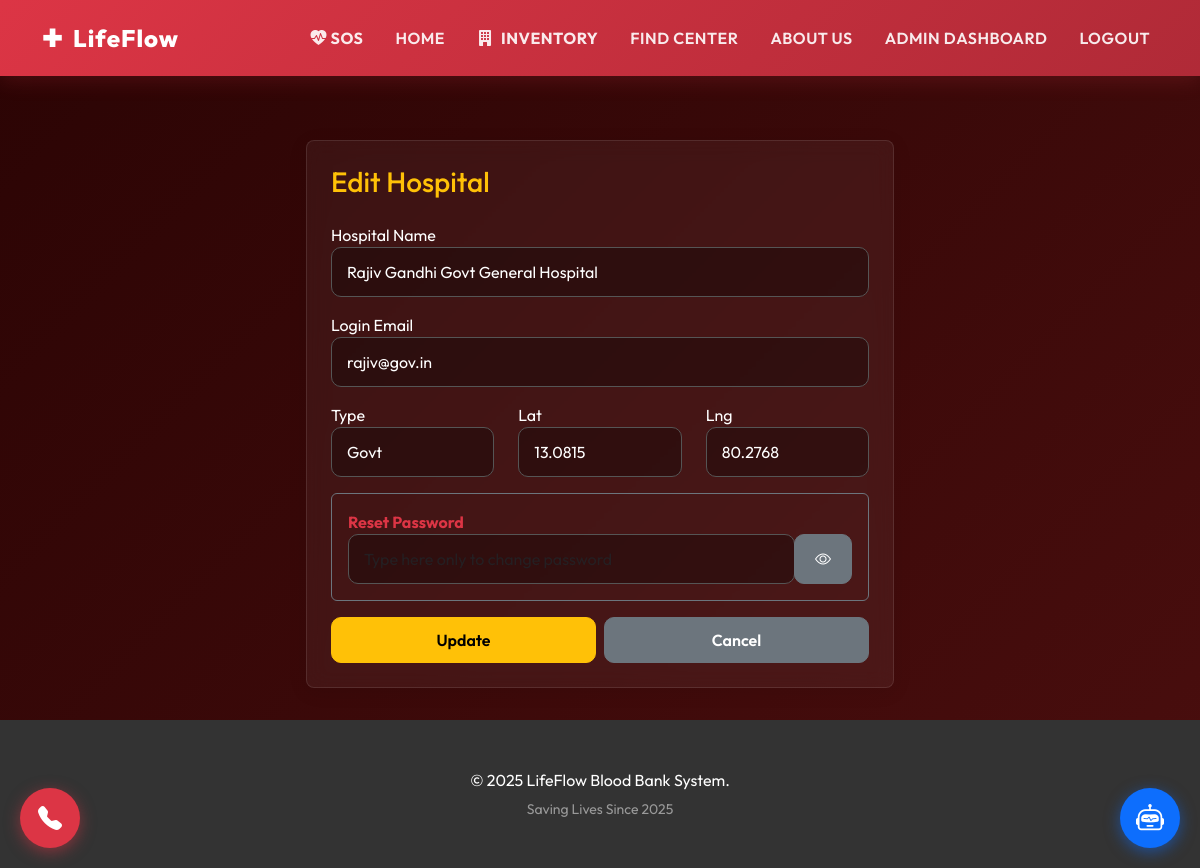
Screenshot of /admin/edit_hospital/1 (signed in) with the database file from the repository.
### tables this page shows
CREATE TABLE hospitals
                 (id INTEGER PRIMARY KEY AUTOINCREMENT, name TEXT, email TEXT UNIQUE, password TEXT, lat REAL, lng REAL, type TEXT);

### app.py (the view, shortened to what this page needs)
@app.route('/admin/edit_hospital/<int:id>', methods=['GET', 'POST'])
def edit_hospital(id):
    if session.get('role') != 'admin': return redirect(url_for('admin_login'))
    conn = get_db_connection()
    hospital = conn.execute('SELECT * FROM hospitals WHERE id = ?', (id,)).fetchone(); conn.close()
    return render_template('edit_hospital.html', hospital=hospital)

### app.py (called while the page is built)
def get_db_connection():
    conn = sqlite3.connect('bloodbank.db')
    conn.row_factory = sqlite3.Row
    conn.create_function("haversine", 4, haversine)
    return conn

### templates/edit_hospital.html (shortened to what this page needs)
{% extends 'layout.html' %}
{% block content %}
<link rel="stylesheet" href="https://cdn.jsdelivr.net/npm/bootstrap-icons@1.11.3/font/bootstrap-icons.min.css">
<div class="row justify-content-center mt-5">
    <div class="col-md-6">
        <div class="glass-card p-4">
            <h3 class="mb-4 text-warning">Edit Hospital</h3>
            <form method="POST">
                <div class="mb-3">
                    <label>Hospital Name</label>
                    <input type="text" name="name" class="form-control" value="{{ hospital.name }}" required>
                </div>
                <div class="mb-3">
                    <label>Login Email</label>
                    <input type="email" name="email" class="form-control" value="{{ hospital.email }}" required>
                </div>
                <div class="row">
                    <div class="col-md-4 mb-3">
                        <label>Type</label>
                        <select name="type" class="form-select">
                            <option value="Govt" {% if hospital.type == 'Govt' %}selected{% endif %}>Govt</option>
                        </select>
                    </div>
                    <div class="col-md-4 mb-3">
                        <label>Lat</label>
                        <input type="text" name="lat" class="form-control" value="{{ hospital.lat }}">
                    </div>
                    <div class="col-md-4 mb-3">
                        <label>Lng</label>
                        <input type="text" name="lng" class="form-control" value="{{ hospital.lng }}">
                    </div>
                </div>
                <div class="mb-3 p-3 border border-secondary rounded">
                    <label class="text-danger fw-bold">Reset Password</label>
                    <div class="input-group">
                        <input type="password" name="password" id="hospPass" class="form-control" placeholder="Type here only to change password">
                        <button class="btn btn-secondary" type="button" onclick="togglePassword('hospPass', 'hospEye')">
                            <i class="bi bi-eye" id="hospEye"></i>
                        </button>
                    </div>
                </div>
                <div class="d-flex gap-2">
                    <button type="submit" class="btn btn-warning w-100">Update</button>
                    <a href="{{ url_for('admin_dashboard') }}" class="btn btn-secondary w-100">Cancel</a>
                </div>
            </form>
        </div>
    </div>
</div>
{% endblock %}

### templates/layout.html (style rules this page uses)
body { font-family: 'Outfit', sans-serif !important; background-color: #f4f7f6 !important; color: #2c3e50; }
.btn { border-radius: 10px !important; font-weight: 600 !important; padding: 10px 20px !important; transition: all 0.3s cubic-bezier(0.25, 0.8, 0.25, 1) !important; }
.form-control, .form-select { border-radius: 10px !important; border: 2px solid #e9ecef !important; padding: 12px 15px !important; font-weight: 500; transition: all 0.3s ease; }
:root { --primary-red: #D32F2F; --hover-red: #B71C1C; --pure-white: #FFFFFF; --off-white: #F8F9FA; --charcoal: #333333; --medical-grey: #6c757d; }
body { font-family: 'Roboto', sans-serif; background-color: var(--pure-white); color: var(--charcoal); margin: 0; padding: 0; display: flex; flex-direction: column; min-height: 100vh; }
.glass-card { background: #ffffff; border: 1px solid #e0e0e0; border-radius: 8px; box-shadow: 0 4px 20px rgba(0,0,0,0.08); padding: 2.5rem; margin-bottom: 2rem; color: var(--charcoal); }

### templates/edit_hospital.html (style rules this page uses)
body { background: linear-gradient(135deg, #2b0404, #4a0e0e) !important; color: white !important; }
.glass-card { background: rgba(255,255,255,0.05); backdrop-filter: blur(10px); border: 1px solid rgba(255,255,255,0.1); color: white; }
.form-control, .form-select { background: rgba(0,0,0,0.3) !important; border: 1px solid #555 !important; color: white !important; }

### rows the page displays
hospitals: name "Rajiv Gandhi Govt General Hospital", email "rajiv@gov.in", type "Govt", lat "13.0815", lng "80.2768"
